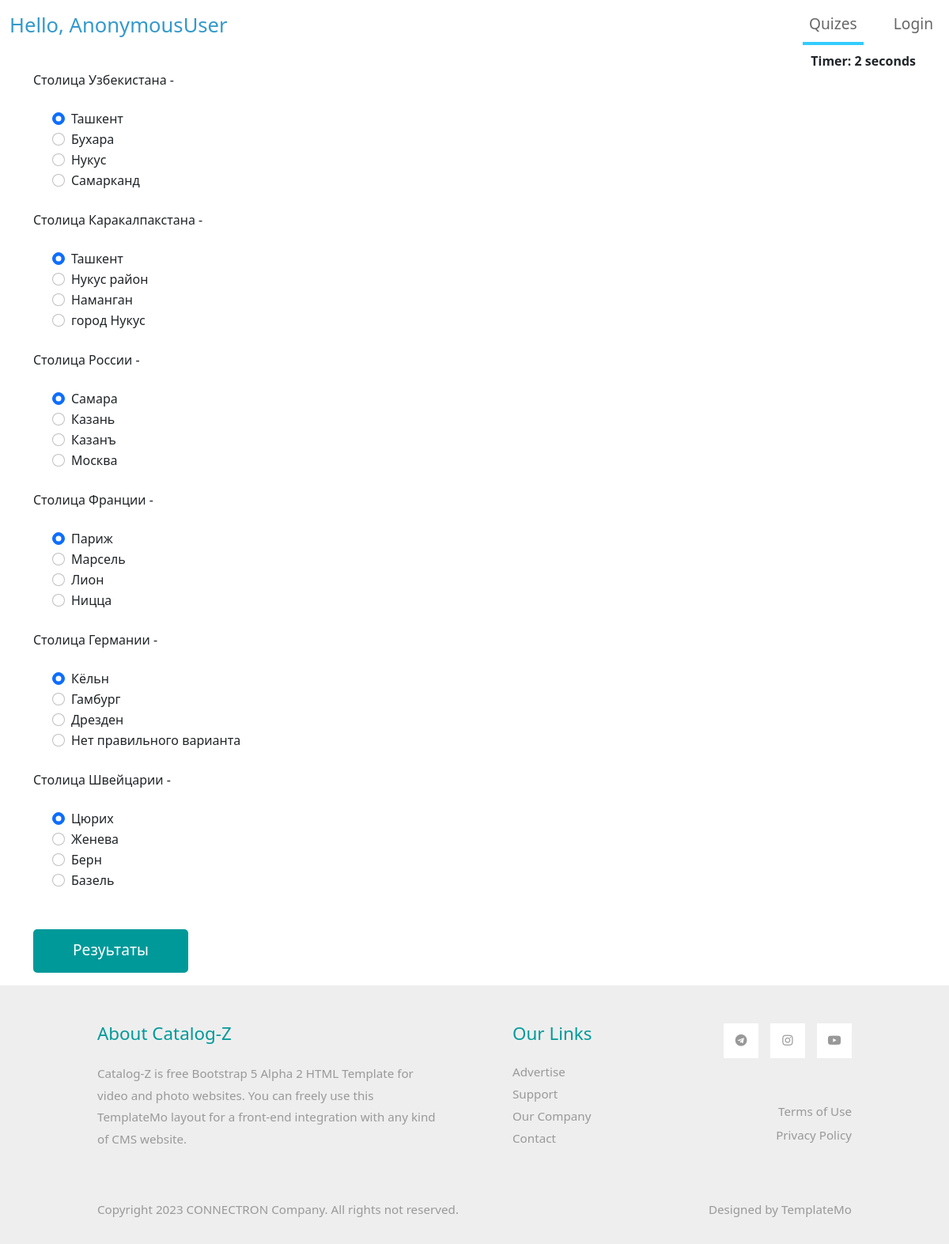
/list/1/, run on the app's committed database.
### quiz/models.py (models this page shows, shortened)
class QuizModel(models.Model):
    question = models.CharField(max_length=200, null=True, blank=True)
    op1 = models.CharField(max_length=200, null=True, blank=True)
    op2 = models.CharField(max_length=200, null=True, blank=True)
    op3 = models.CharField(max_length=200, null=True, blank=True)
    op4 = models.CharField(max_length=200, null=True, blank=True)
    ans = models.CharField(max_length=200, null=True, blank=True)
    theme = models.ForeignKey(Theme, null=True, on_delete=models.CASCADE, related_name='theme')

### quiz/views.py (the view)
# urls.py: path('list/<int:theme_id>/', quiz, name='quiz'),
def quiz(request, theme_id):
    if request.method == 'POST':
        questions = QuizModel.objects.filter(theme=theme_id)
        themes = Theme.objects.all()
        curr_theme = Theme.objects.get(pk=theme_id)
        score = 0
        wrong = 0
        correct = 0
        total = 0
        for q in questions:
            total += 1
            if q.ans == request.POST.get(q.ans):
                score += 10
                correct += 1
            else:
                wrong += 1
        percent = score/(total*10) *100
        context = {
            'score':score,
            'time': request.POST.get('timer'),
            'correct':correct,
            'wrong':wrong,
            'percent':percent,
            'total':total,
            'questions': questions,
            'themes': themes,
            'curr_theme': curr_theme,
        }
        return render(request,'quiz_tem/results.html',context)
    else:
        questions = QuizModel.objects.filter(theme=theme_id)
        themes = Theme.objects.all()
        curr_theme = Theme.objects.get(pk=theme_id)
        context = {
            'questions': questions,
            'themes': themes,
            'curr_theme': curr_theme,
        }
        return render(request, 'quiz_tem/quiz.html', context)

### quiz/templates/quiz_tem/quiz.html (shortened to what this page needs)
{% extends 'base.html' %}
{% block content %}
{% load static %}
<div class="container ">
<div align="right " id="displaytimer"><b>Timer: 0 seconds</b></div>
    <form method='post'>
        {% for q in questions %}
            <div class="form-group">
                <label for="question">{{q.question}}</label>
            </div>
            <div class="form-check">
                <div class="form-check">
                    <input class="form-check-input" type="radio" name="{{q.ans}}" id="gridRadios1" value="{{q.op1}}" checked>
                    <label class="form-check-label" for="gridRadios1">
                        {{q.op1}}
                    </label>
                </div>
                <div class="form-check">
                    <input class="form-check-input" type="radio" name="{{q.ans}}" id="gridRadios2" value="{{q.op2}}">
                    <label class="form-check-label" for="gridRadios2">
                        {{q.op2}}
                    </label>
                </div>
                <div class="form-check">
                    <input class="form-check-input" type="radio" name="{{q.ans}}" id="gridRadios1" value="{{q.op3}}">
                    <label class="form-check-label" for="gridRadios1">
                        {{q.op3}}
                    </label>
                </div>
                <div class="form-check">
                    <input class="form-check-input" type="radio" name="{{q.ans}}" id="gridRadios2" value="{{q.op4}}">
                    <label class="form-check-label" for="gridRadios2">
                        {{q.op4}}
                    </label>
                </div>
            </div>
            <br>
        {% endfor %}
        <br>
        <button type="submit" class="btn btn-primary" name="submit" value="Submit">Резуьтаты</button>
    </form>
</div>
{% endblock %}

### templates/base.html (shortened to what this page needs)
{% load static %}
<html>
    <head>
        <link href="https://cdnjs.cloudflare.com/ajax/libs/font-awesome/5.10.0/css/all.min.css" rel="stylesheet">
        <link rel="stylesheet" href="{% static 'css/bootstrap.min.css' %}">
        <link rel="stylesheet" href="{% static 'css/all.min.css' %}">
        <link rel="stylesheet" href="{% static 'css/templatemo-style.css' %}">
    </head>
    <body>
        {% include 'header.html' %}
        {% block content %}
        {% endblock %}
        {% include 'footer.html' %}
    </body>
</html>

### templates/header.html (shortened to what this page needs)
{% load static %}
<nav class="navbar navbar-expand-lg">
    <div class="container-fluid">
        <a class="navbar-brand"> Hello, {{request.user}}</a>
        <div class="collapse navbar-collapse" id="navbarSupportedContent">
        <ul class="navbar-nav ml-auto mb-2 mb-lg-0">
            <li class="nav-item">
                <a class="nav-link nav-link-1 active" aria-current="page" href="/list">Quizes</a>
            </li>
            {% if user.is_authenticated %}
            <li class="nav-item">
                <a class="nav-link nav-link-2" href="{% url 'logout'%}">Logout</a>
            </li>
            {% else %}
            <li class="nav-item">
                <a class="nav-link nav-link-3" href="{% url 'login'%}">Login</a>
            </li>
            {% endif %}
        </ul>
        </div>
    </div>
</nav>

### templates/footer.html
{% load static %}
<footer class="tm-bg-gray pt-5 pb-3 tm-text-gray tm-footer">
        <div class="container-fluid tm-container-small">
            <div class="row">
                <div class="col-lg-6 col-md-12 col-12 px-5 mb-5">
                    <h3 class="tm-text-primary mb-4 tm-footer-title">About Catalog-Z</h3>
                    <p>Catalog-Z is free Bootstrap 5 Alpha 2 HTML Template for video and photo websites. You can freely use this TemplateMo layout for a front-end integration with any kind of CMS website.</p>
                </div>
                <div class="col-lg-3 col-md-6 col-sm-6 col-12 px-5 mb-5">
                    <h3 class="tm-text-primary mb-4 tm-footer-title">Our Links</h3>
                    <ul class="tm-footer-links pl-0">
                        <li><a href="#">Advertise</a></li>
                        <li><a href="#">Support</a></li>
                        <li><a href="#">Our Company</a></li>
                        <li><a href="#">Contact</a></li>
                    </ul>
                </div>
                <div class="col-lg-3 col-md-6 col-sm-6 col-12 px-5 mb-5">
                    <ul class="tm-social-links d-flex justify-content-end pl-0 mb-5">
                        <li class="mb-2"><a href="https://facebook.com"><i class="fab fa-telegram"></i></a></li>
                        <li class="mb-2"><a href="https://www.instagram.com/connectronteam/"><i class="fab fa-instagram"></i></a></li>
                        <li class="mb-2"><a href="https://www.youtube.com/channel/UCx7hCuj-LbttLQG4XveE6fg"><i class="fab fa-youtube"></i></a></li>
                    </ul>
                    <a href="#" class="tm-text-gray text-right d-block mb-2">Terms of Use</a>
                    <a href="#" class="tm-text-gray text-right d-block">Privacy Policy</a>
                </div>
            </div>
            <div class="row">
                <div class="col-lg-8 col-md-7 col-12 px-5 mb-3">
                    Copyright 2023 CONNECTRON Company. All rights not reserved.
                </div>
                <div class="col-lg-4 col-md-5 col-12 px-5 text-right">
                    Designed by TemplateMo
                </div>
            </div>
        </div>
    </footer>

### static/css/templatemo-style.css (style rules this page uses)
p { line-height: 1.8; }
a { text-decoration: none; transition: all 0.3s ease; }
.container-fluid { max-width: 1770px; }
.tm-container-small { max-width: 1050px; }
.btn { border-radius: 0; }
.btn-primary { background-color: #009999; border: 0; border-radius: 5px; padding: 12px 50px 14px; font-size: 1.2rem; }
.form-group { margin-bottom: 25px; }
.navbar-brand { color: #3399CC; font-size: 1.6rem; }
.tm-text-primary { color: #009999; }
.tm-bg-gray { background-color: #EEEEEE; }
.nav-item { margin-right: 30px; }
.nav-item:last-child { margin-right: 0; }
.nav-link { color: #666666; border-bottom: 4px solid transparent; font-size: 1.2rem; }
.nav-link-1.active, .nav-link-1:hover { border-color: #33CCFF; }
p, .tm-text-gray { color: #999; }
.tm-footer-links li { list-style: none; margin-bottom: 5px; }
.tm-footer-links li a { color: #999999; }
.tm-social-links li { list-style: none; margin-right: 15px; }
.tm-social-links li:last-child { margin-right: 0; }
.tm-social-links li a { color: #999999; width: 44px; height: 44px; display: flex; background-color: #fff; align-items: center; justify-content: center; }
.tm-footer { font-size: 0.95rem; }
.tm-footer-title { font-size: 1.4rem; }

### data on the page
QuizModel: question "Столица Узбекистана -", op1 "Ташкент", op2 "Бухара", op3 "Нукус", op4 "Самарканд"
QuizModel: question "Столица Каракалпакстана -", op1 "Ташкент", op2 "Нукус район", op3 "Наманган", op4 "город Нукус"
QuizModel: question "Столица России -", op1 "Самара", op2 "Казань", op3 "Казанъ", op4 "Москва"
QuizModel: question "Столица Франции -", op1 "Париж", op2 "Марсель", op3 "Лион", op4 "Ницца"
QuizModel: question "Столица Германии -", op1 "Кёльн", op2 "Гамбург", op3 "Дрезден", op4 "Нет правильного варианта"
QuizModel: question "Столица Швейцарии -", op1 "Цюрих", op2 "Женева", op3 "Берн", op4 "Базель"

### other printed values
{{ request.user }} "AnonymousUser"
